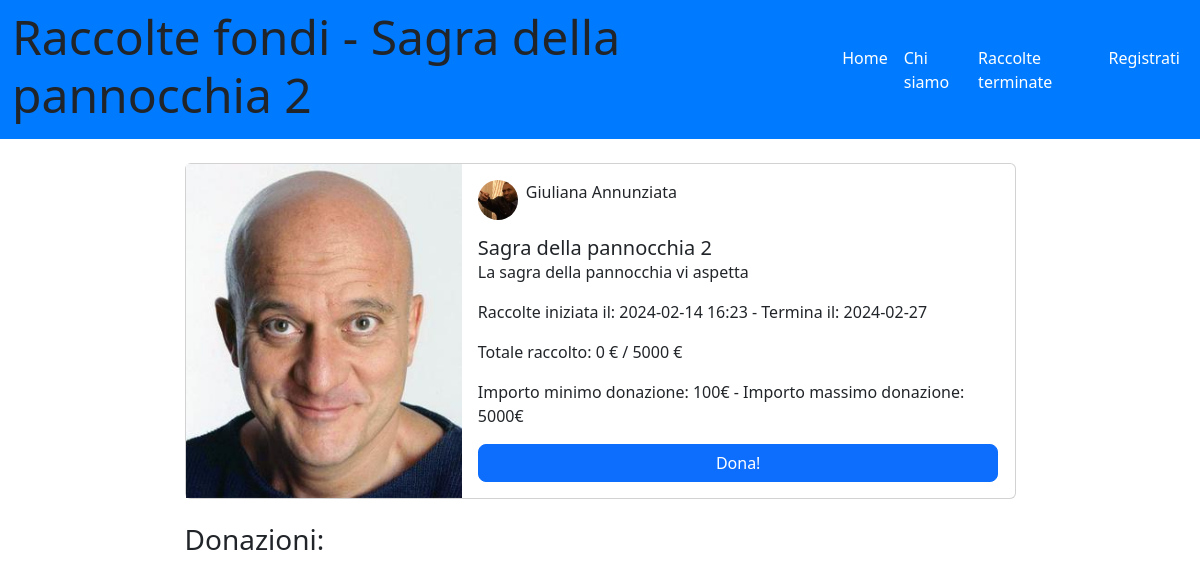
Before: /raccolte/9 with the older database file.
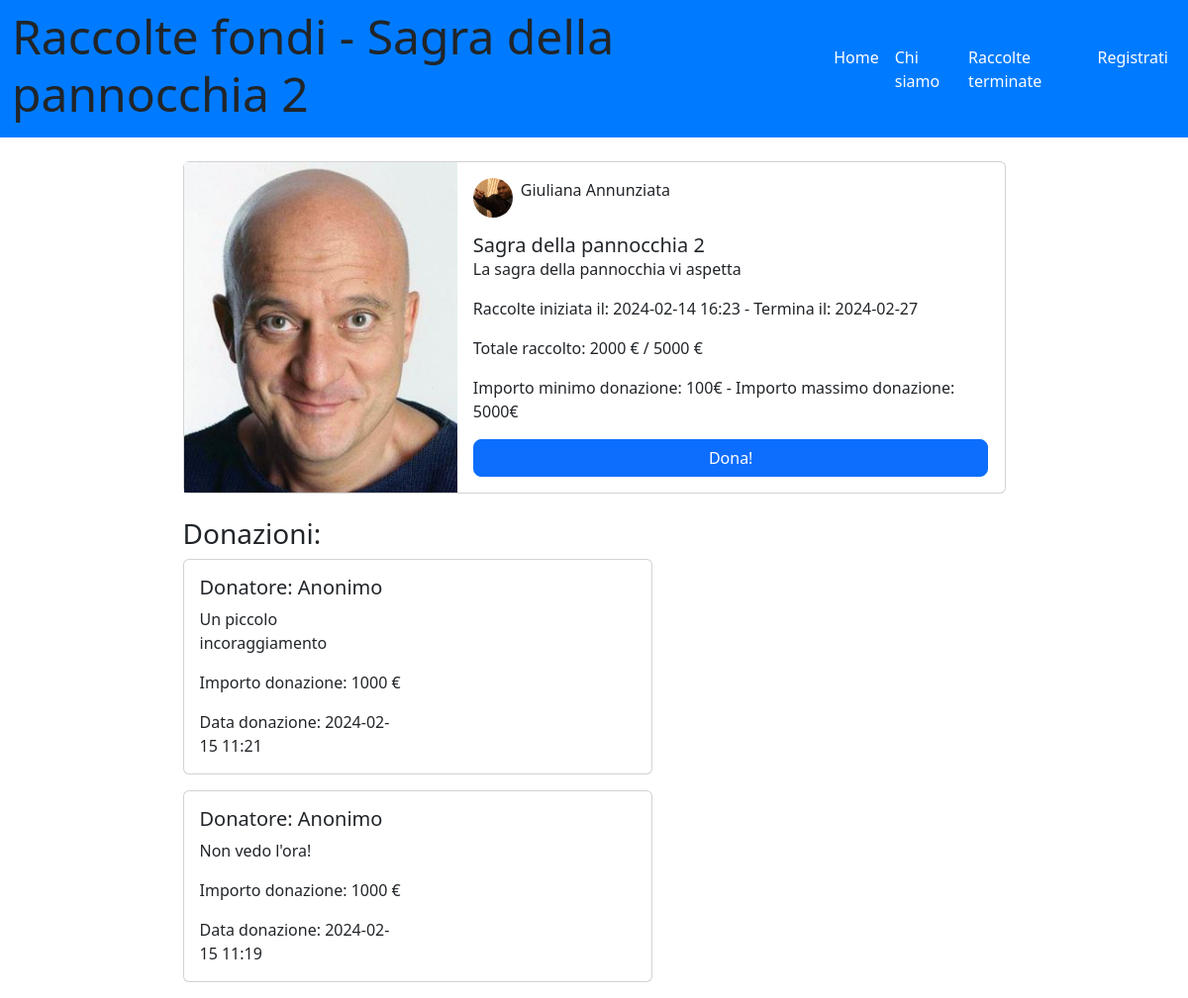
After: the same page with the newer database file.
### tables this page shows
CREATE TABLE "raccolte" (
	"id_raccolta"	INTEGER NOT NULL UNIQUE,
	"nome_raccolta"	TEXT NOT NULL,
	"descrizione"	TEXT,
	"immagine"	TEXT,
	"data_creazione"	TEXT,
	"data_termine"	TEXT,
	"cifra_attuale"	NUMERIC,
	"cifra_da_raggiungere"	NUMERIC,
	"tipo_raccolta"	TEXT,
	"organizzatore_raccolta"	INTEGER,
	"importo_minimo"	NUMERIC,
	"status"	TEXT DEFAULT 'attiva',
	"aggiornata"	TEXT DEFAULT 'no',
	"importo_massimo"	NUMERIC,
	PRIMARY KEY("id_raccolta" AUTOINCREMENT),
	FOREIGN KEY("organizzatore_raccolta") REFERENCES "utenti"("id_utente")
);

CREATE TABLE "donazioni" (
	"id_donazione"	INTEGER NOT NULL UNIQUE,
	"importo"	INTEGER,
	"id_donatore"	INTEGER,
	"raccolta"	INTEGER,
	"testo_donazione"	TEXT,
	"data_donazione"	TEXT,
	"nome_donatore"	TEXT,
	"cognome_donatore"	TEXT,
	FOREIGN KEY("id_donatore") REFERENCES "utenti",
	FOREIGN KEY("raccolta") REFERENCES "raccolte",
	PRIMARY KEY("id_donazione" AUTOINCREMENT)
);

### app.py (the view)
@app.route('/raccolte/<int:id>')
def singola_raccolta(id):
    raccolta_db = raccolte_dao.get_raccolta_by_id(id)
    donazioni_db = donazioni_dao.get_donazione_by_id(id)
    return render_template('singola_raccolta.html', raccolta = raccolta_db, donazioni=donazioni_db)

### app.py (called while the page is built)
@app.before_request
def update_before_request():
    app.logger.info('Inizio update_status_e_portafoglio')
    try:
        raccolte_dao.update_status_e_portafoglio()
        app.logger.info('Fine update_status_e_portafoglio')
    except Exception as e:
        print('Error during update:', str(e))

### donazioni_dao.py (called while the page is built)
def get_donazione_by_id(id):
    conn = sqlite3.connect('db/raccolte_fondi.db')
    conn.row_factory = sqlite3.Row
    cursor = conn.cursor()
    '''ricevi l'id della raccolta, seleziona tutte le donazioni effettuate a quella raccolta, ovvero
    dove raccolta (donazioni) = id_raccolta (raccolte)'''
    sql = 'SELECT donazioni.id_donazione,donazioni.importo,donazioni.id_donatore,donazioni.raccolta,donazioni.testo_donazione,donazioni.data_donazione,donazioni.nome_donatore,donazioni.cognome_donatore FROM donazioni WHERE donazioni.raccolta = ? ORDER BY data_donazione DESC'
    cursor.execute(sql, (id,))
    donazioni = cursor.fetchall()
    cursor.close()
    conn.close()
    return donazioni

### templates/singola_raccolta.html (shortened to what this page needs)
{% extends "base.html" %}
{% block home_active %}active{% endblock %}
{% block page_name%}{{raccolta.nome_raccolta}}{%endblock%}
{%block content%}
<main class="col-lg-12">
  <div class="container">
    <div class="row justify-content-center">
      <div class="col-lg-9">
        <div class="card mb-4">
          <div class="row g-0">
            <div class="col-md-4 d-flex align-items-stretch">
              {% if raccolta.immagine %}
              <img src="{{ url_for('static', filename=raccolta.immagine) }}" class="img-fluid w-100 img-full-height" alt="Immagine della raccolta: {{raccolta.nome_raccolta}}">
              {% else %}
              <img src="{{ url_for('static', filename='no_immagine_raccolta.jpg') }}" class="img-fluid w-100 img-full-height" alt="Nessuna immagine disponibile">
              {% endif %}
            </div>
            <div class="col-md-8">
              <div class="card-body d-flex flex-column justify-content-between">
                <div class="d-flex align-items-center mb-3">
                  {% if raccolta.immagine_utente %}
                  <img src="{{ url_for('static', filename=raccolta.immagine_utente) }}" class="profile-image me-2" alt="Immagine di profilo">
                  {% else %}
                  <img src="{{ url_for('static', filename='no_immagine_utente.jpg') }}" class="profile-image me-2" alt="Immagine di profilo">
                  {% endif %}
                  <p>{{raccolta.nome}} {{raccolta.cognome}}</p>
                </div>
                <h5 class="card-title mb-0">{{raccolta.nome_raccolta | e}}</h5>
                <p class="card-text">{{raccolta.descrizione | e}}</p>
                <p>Raccolte iniziata il: {{raccolta.data_creazione | e}} - Termina il: {{raccolta.data_termine | e}}</p>
                <p>Totale raccolto: {{raccolta.cifra_attuale | e}} € / {{raccolta.cifra_da_raggiungere | e}} €</p>
                <p>Importo minimo donazione: {{raccolta.importo_minimo | int}}€ - Importo massimo donazione: {{raccolta.importo_massimo | int}}€</p>
                {% if raccolta.status == "attiva" %}
                <button type="button" class="btn btn-primary rounded-3" data-bs-toggle="modal" data-bs-target="#createModal">
                  Dona!
                </button>
                {% endif %}
              </div>
            </div>
          </div>
        </div>
        <h3>Donazioni:</h3>
        {% for donazione in donazioni %}
        <div class="row">
          <div class="col-7">
            <div class="card mb-3">
              <div class="row g-0">
                <div class="col-lg-6">
                  <div class="card-body">
                    <h5 class="card-title">Donatore: {% if donazione.id_donatore != None %}{{ donazione.nome_donatore | e }} {{ donazione.cognome_donatore | e }}{% else %}Anonimo{% endif %}</h5>
                    <p class="card-text">{{ donazione.testo_donazione }}</p>
                    <p class="card-text">Importo donazione: {{ donazione.importo | e }} €</p>
                    <p class="card-text">Data donazione: {{ donazione.data_donazione | e }}</p>
                  </div>
                </div>
              </div>
            </div>
          </div>
        </div>
        {% endfor %}
      </div>
    </div>
  </div>
</main>
{% endblock %}

Changed rows visible on the page:
changed raccolte "Sagra della pannocchia 2": cifra_attuale "0" → "2000"
added donazioni: testo_donazione "Un piccolo incoraggiamento", importo "1000", data_donazione "2024-02-15 11:21"
added donazioni: testo_donazione "Non vedo l'ora!", importo "1000", data_donazione "2024-02-15 11:19"
